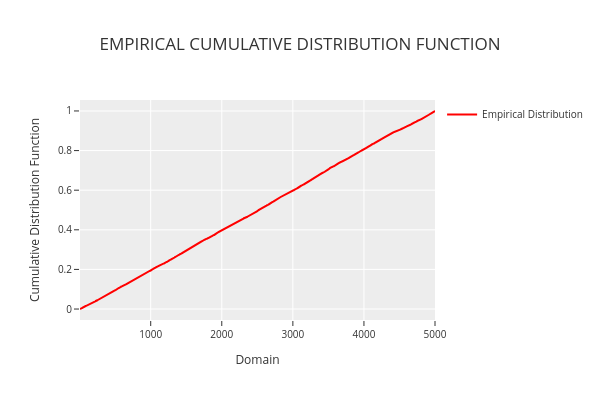

The notebook cell saved with this chart:
### Code cell
#Función de distribución de nuestros datos
phi.plot_ecdf()

### Figure 1 — Plotly figure (JSON) as saved in the notebook; plotly's stock layout.template omitted (floating-point values rounded to 4 significant figures; data arrays with more than 128 entries replaced by an {"elided": "..."} marker saying what was removed)
{"data": [{"line": {"color": "rgba(255,0,0,1)", "width": 2}, "mode": "lines", "name": "Empirical Distribution", "showlegend": true, "type": "scatter", "x": {"elided": "10736 float values"}, "y": {"elided": "10736 float values"}}], "layout": {"height": 400, "legend": {"font": {"size": 10}, "orientation": "v", "title": {"font": {"size": 10}}, "xanchor": "left", "y": 1, "yanchor": "auto"}, "title": {"text": "EMPIRICAL CUMULATIVE DISTRIBUTION FUNCTION"}, "width": 600, "xaxis": {"range": [5.16, 5000.0], "tickfont": {"size": 10}, "title": {"font": {"size": 12}, "text": "Domain"}}, "yaxis": {"tickfont": {"size": 10}, "title": {"font": {"size": 12}, "text": "Cumulative Distribution Function"}}}}
